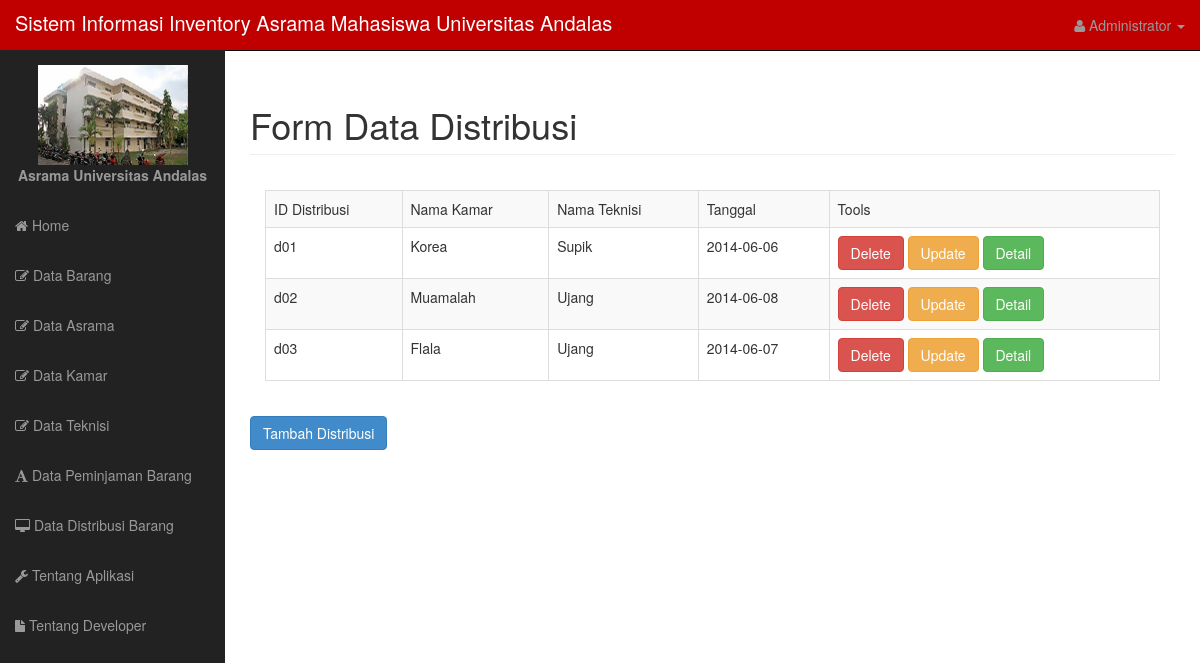
The page /home.php?p=distribusi&aksi=show on the database its author committed.
### tables this page shows
CREATE TABLE IF NOT EXISTS `distribusi` (
  `idDis` varchar(12) NOT NULL DEFAULT '',
  `idKamar` varchar(12) NOT NULL DEFAULT '',
  `idTek` varchar(12) NOT NULL DEFAULT '',
  `tgl` date DEFAULT NULL,
  PRIMARY KEY (`idDis`),
  KEY `idKamar` (`idKamar`,`idTek`),
  KEY `idTek` (`idTek`)
);

CREATE TABLE IF NOT EXISTS `kamar` (
  `idKamar` varchar(12) NOT NULL DEFAULT '',
  `idAsrama` varchar(12) DEFAULT NULL,
  `namaKamar` varchar(50) DEFAULT NULL,
  PRIMARY KEY (`idKamar`),
  KEY `idAsrama` (`idAsrama`),
  KEY `idAsrama_2` (`idAsrama`),
  KEY `idKamar` (`idKamar`)
);

CREATE TABLE IF NOT EXISTS `teknisi` (
  `idTek` varchar(12) NOT NULL DEFAULT '',
  `namaTek` varchar(50) DEFAULT NULL,
  `status` varchar(50) DEFAULT NULL,
  PRIMARY KEY (`idTek`),
  KEY `Id` (`idTek`)
);

### content/class.php (the view, shortened to what this page needs)
<?php
class app{
	public function loadContent(){
		if(!isset($_GET['p'])){
			$page="content/home.php";
		}
		else if (isset($_GET['p'])) {
			$page="content/".$_GET['p'].".php";
		}
		if(file_exists($page)){
			include($page);
		}
		else{
			echo '<script>document.location="404.php"</script>';
		}
	}
}
class distribusi
{
    public function showD()
    {
        $sql="select distribusi.idDis,kamar.namaKamar,teknisi.namaTek,distribusi.tgl from distribusi,kamar,teknisi where kamar.idKamar=distribusi.idKamar and teknisi.idTek=distribusi.idTek";
        $result=mysql_query($sql);
		echo "<div class='panel-body'><div class='table-responsive'>";
        echo "<table class='table table-striped table-bordered table-hover'>";
		echo "<tr><td>ID Distribusi</td><td>Nama Kamar</td><td>Nama Teknisi</td><td>Tanggal</td><td>Tools</td></tr>";
		while ($data = mysql_fetch_array($result)) {
			echo "<tr><td>$data[0]</td><td>$data[1]</td><td>$data[2]</td><td>$data[3]</td><td><a class='btn btn-danger' href='?p=distribusi&aksi=delete&iddis=$data[0]'>Delete</a>     <a class='btn btn-warning' href='?p=distribusi&aksi=update&iddis=$data[0]'>Update</a>    <a class='btn btn-success' href='?p=distribusi&aksi=detail&iddis=$data[0]'>Detail</a></td></tr>";
		}
		echo "</table>";
		echo "</div></div>";
        echo "<a href='?p=form&aksi=distribusi' class='btn btn-primary'>Tambah Distribusi</a>";
    }
}
?>

### css/sb-admin.css (style rules this page uses)
body { margin-top: 50px; }

### rows shown on the page
distribusi: idDis "d01", idKamar.namaKamar "Korea", idTek.namaTek "Supik", tgl "2014-06-06"
distribusi: idDis "d02", idKamar.namaKamar "Muamalah", idTek.namaTek "Ujang", tgl "2014-06-08"
distribusi: idDis "d03", idKamar.namaKamar "Flala", idTek.namaTek "Ujang", tgl "2014-06-07"
